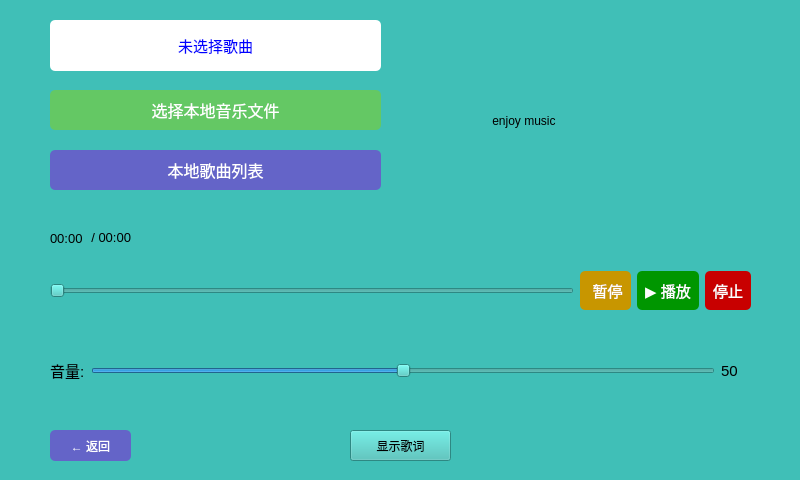
<?xml version="1.0" encoding="UTF-8"?>
<ui version="4.0">
 <class>Form</class>
 <widget class="QWidget" name="Form">
  <property name="geometry">
   <rect>
    <x>0</x>
    <y>0</y>
    <width>800</width>
    <height>480</height>
   </rect>
  </property>
  <property name="minimumSize">
   <size>
    <width>800</width>
    <height>480</height>
   </size>
  </property>
  <property name="maximumSize">
   <size>
    <width>800</width>
    <height>480</height>
   </size>
  </property>
  <property name="windowTitle">
   <string>音乐播放器</string>
  </property>
  <property name="styleSheet">
   <string notr="true">background-color: rgb(64, 191, 183);</string>
  </property>
  <widget class="QLabel" name="label_song">
   <property name="geometry">
    <rect>
     <x>50</x>
     <y>20</y>
     <width>331</width>
     <height>51</height>
    </rect>
   </property>
   <property name="font">
    <font>
     <pointsize>11</pointsize>
    </font>
   </property>
   <property name="styleSheet">
    <string>color: blue; background-color: white; border-radius: 5px; padding: 5px;</string>
   </property>
   <property name="text">
    <string>未选择歌曲</string>
   </property>
   <property name="alignment">
    <set>Qt::AlignCenter</set>
   </property>
  </widget>
  <widget class="QPushButton" name="btn_select">
   <property name="geometry">
    <rect>
     <x>50</x>
     <y>90</y>
     <width>331</width>
     <height>40</height>
    </rect>
   </property>
   <property name="font">
    <font>
     <pointsize>12</pointsize>
    </font>
   </property>
   <property name="styleSheet">
    <string>background-color: rgb(100, 200, 100); color: white; border-radius: 5px;</string>
   </property>
   <property name="text">
    <string>选择本地音乐文件</string>
   </property>
  </widget>
  <widget class="QPushButton" name="btn_chose">
   <property name="geometry">
    <rect>
     <x>50</x>
     <y>150</y>
     <width>331</width>
     <height>40</height>
    </rect>
   </property>
   <property name="font">
    <font>
     <pointsize>12</pointsize>
    </font>
   </property>
   <property name="styleSheet">
    <string>background-color: rgb(100, 100, 200); color: white; border-radius: 5px;</string>
   </property>
   <property name="text">
    <string>本地歌曲列表</string>
   </property>
  </widget>
  <widget class="QWidget" name="widget_buttons">
   <property name="geometry">
    <rect>
     <x>50</x>
     <y>250</y>
     <width>701</width>
     <height>81</height>
    </rect>
   </property>
   <layout class="QHBoxLayout" name="horizontalLayout">
    <item>
     <widget class="QSlider" name="progress_slider">
      <property name="orientation">
       <enum>Qt::Horizontal</enum>
      </property>
     </widget>
    </item>
    <item>
     <widget class="QPushButton" name="btn_pause">
      <property name="font">
       <font>
        <pointsize>11</pointsize>
       </font>
      </property>
      <property name="styleSheet">
       <string>background-color: rgb(200, 150, 0); color: white; border-radius: 5px; padding: 8px;</string>
      </property>
      <property name="text">
       <string> 暂停</string>
      </property>
     </widget>
    </item>
    <item>
     <widget class="QPushButton" name="btn_play">
      <property name="font">
       <font>
        <pointsize>11</pointsize>
       </font>
      </property>
      <property name="styleSheet">
       <string>background-color: rgb(0, 150, 0); color: white; border-radius: 5px; padding: 8px;</string>
      </property>
      <property name="text">
       <string>▶ 播放</string>
      </property>
     </widget>
    </item>
    <item>
     <widget class="QPushButton" name="btn_stop">
      <property name="font">
       <font>
        <pointsize>11</pointsize>
       </font>
      </property>
      <property name="styleSheet">
       <string>background-color: rgb(200, 0, 0); color: white; border-radius: 5px; padding: 8px;</string>
      </property>
      <property name="text">
       <string>停止</string>
      </property>
     </widget>
    </item>
   </layout>
  </widget>
  <widget class="QLabel" name="label_time">
   <property name="geometry">
    <rect>
     <x>50</x>
     <y>230</y>
     <width>41</width>
     <height>16</height>
    </rect>
   </property>
   <property name="font">
    <font>
     <pointsize>10</pointsize>
    </font>
   </property>
   <property name="text">
    <string>00:00</string>
   </property>
  </widget>
  <widget class="QWidget" name="widget_volume">
   <property name="geometry">
    <rect>
     <x>50</x>
     <y>330</y>
     <width>701</width>
     <height>81</height>
    </rect>
   </property>
   <layout class="QHBoxLayout" name="horizontalLayout_2">
    <item>
     <widget class="QLabel" name="label_volume_icon">
      <property name="font">
       <font>
        <pointsize>11</pointsize>
       </font>
      </property>
      <property name="text">
       <string>音量:</string>
      </property>
     </widget>
    </item>
    <item>
     <widget class="QSlider" name="volume_slider">
      <property name="minimum">
       <number>0</number>
      </property>
      <property name="maximum">
       <number>100</number>
      </property>
      <property name="value">
       <number>50</number>
      </property>
      <property name="orientation">
       <enum>Qt::Horizontal</enum>
      </property>
     </widget>
    </item>
    <item>
     <widget class="QLabel" name="label_volume_value">
      <property name="minimumSize">
       <size>
        <width>30</width>
        <height>0</height>
       </size>
      </property>
      <property name="font">
       <font>
        <pointsize>11</pointsize>
       </font>
      </property>
      <property name="text">
       <string>50</string>
      </property>
     </widget>
    </item>
   </layout>
  </widget>
  <widget class="QPushButton" name="btn_back">
   <property name="geometry">
    <rect>
     <x>50</x>
     <y>430</y>
     <width>81</width>
     <height>31</height>
    </rect>
   </property>
   <property name="styleSheet">
    <string>background-color: rgb(100, 100, 200); color: white; border-radius: 5px;</string>
   </property>
   <property name="text">
    <string>← 返回</string>
   </property>
  </widget>
  <widget class="QLabel" name="label_picture">
   <property name="geometry">
    <rect>
     <x>469</x>
     <y>10</y>
     <width>231</width>
     <height>221</height>
    </rect>
   </property>
   <property name="maximumSize">
    <size>
     <width>240</width>
     <height>240</height>
    </size>
   </property>
   <property name="styleSheet">
    <string notr="true">font: 57 italic 20pt &quot;Ubuntu&quot;;</string>
   </property>
   <property name="text">
    <string>       enjoy music</string>
   </property>
  </widget>
  <widget class="QPushButton" name="pushButton">
   <property name="geometry">
    <rect>
     <x>350</x>
     <y>430</y>
     <width>101</width>
     <height>31</height>
    </rect>
   </property>
   <property name="palette">
    <palette>
     <active>
      <colorrole role="Button">
       <brush brushstyle="SolidPattern">
        <color alpha="255">
         <red>64</red>
         <green>191</green>
         <blue>183</blue>
        </color>
       </brush>
      </colorrole>
      <colorrole role="Text">
       <brush brushstyle="SolidPattern">
        <color alpha="255">
         <red>115</red>
         <green>210</green>
         <blue>22</blue>
        </color>
       </brush>
      </colorrole>
      <colorrole role="Base">
       <brush brushstyle="SolidPattern">
        <color alpha="255">
         <red>64</red>
         <green>191</green>
         <blue>183</blue>
        </color>
       </brush>
      </colorrole>
      <colorrole role="Window">
       <brush brushstyle="SolidPattern">
        <color alpha="255">
         <red>64</red>
         <green>191</green>
         <blue>183</blue>
        </color>
       </brush>
      </colorrole>
     </active>
     <inactive>
      <colorrole role="Button">
       <brush brushstyle="SolidPattern">
        <color alpha="255">
         <red>64</red>
         <green>191</green>
         <blue>183</blue>
        </color>
       </brush>
      </colorrole>
      <colorrole role="Text">
       <brush brushstyle="SolidPattern">
        <color alpha="255">
         <red>115</red>
         <green>210</green>
         <blue>22</blue>
        </color>
       </brush>
      </colorrole>
      <colorrole role="Base">
       <brush brushstyle="SolidPattern">
        <color alpha="255">
         <red>64</red>
         <green>191</green>
         <blue>183</blue>
        </color>
       </brush>
      </colorrole>
      <colorrole role="Window">
       <brush brushstyle="SolidPattern">
        <color alpha="255">
         <red>64</red>
         <green>191</green>
         <blue>183</blue>
        </color>
       </brush>
      </colorrole>
     </inactive>
     <disabled>
      <colorrole role="Button">
       <brush brushstyle="SolidPattern">
        <color alpha="255">
         <red>64</red>
         <green>191</green>
         <blue>183</blue>
        </color>
       </brush>
      </colorrole>
      <colorrole role="Text">
       <brush brushstyle="SolidPattern">
        <color alpha="255">
         <red>190</red>
         <green>190</green>
         <blue>190</blue>
        </color>
       </brush>
      </colorrole>
      <colorrole role="Base">
       <brush brushstyle="SolidPattern">
        <color alpha="255">
         <red>64</red>
         <green>191</green>
         <blue>183</blue>
        </color>
       </brush>
      </colorrole>
      <colorrole role="Window">
       <brush brushstyle="SolidPattern">
        <color alpha="255">
         <red>64</red>
         <green>191</green>
         <blue>183</blue>
        </color>
       </brush>
      </colorrole>
     </disabled>
    </palette>
   </property>
   <property name="text">
    <string>显示歌词</string>
   </property>
  </widget>
  <widget class="QLabel" name="label_duration">
   <property name="geometry">
    <rect>
     <x>90</x>
     <y>230</y>
     <width>41</width>
     <height>20</height>
    </rect>
   </property>
   <property name="font">
    <font>
     <pointsize>10</pointsize>
    </font>
   </property>
   <property name="text">
    <string>/ 00:00</string>
   </property>
   <property name="alignment">
    <set>Qt::AlignRight</set>
   </property>
  </widget>
 </widget>
 <resources/>
 <connections/>
</ui>
